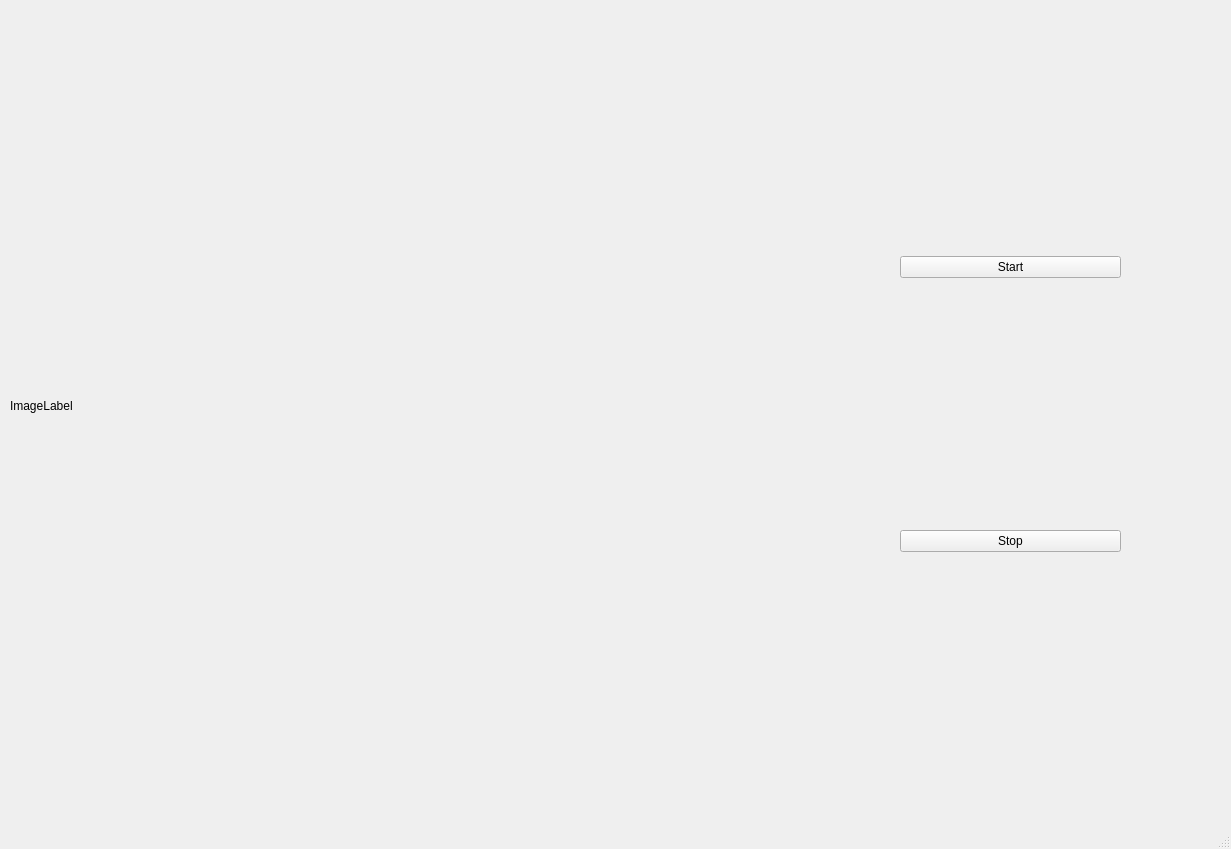
<?xml version="1.0" encoding="UTF-8"?>
<ui version="4.0">
 <class>MainWindow</class>
 <widget class="QMainWindow" name="MainWindow">
  <property name="geometry">
   <rect>
    <x>0</x>
    <y>0</y>
    <width>1231</width>
    <height>849</height>
   </rect>
  </property>
  <property name="windowTitle">
   <string>MainWindow</string>
  </property>
  <widget class="QWidget" name="centralwidget">
   <widget class="QWidget" name="horizontalLayoutWidget">
    <property name="geometry">
     <rect>
      <x>10</x>
      <y>10</y>
      <width>881</width>
      <height>791</height>
     </rect>
    </property>
    <layout class="QHBoxLayout" name="horizontalLayout">
     <item>
      <widget class="QLabel" name="ImageLabel">
       <property name="text">
        <string>ImageLabel</string>
       </property>
      </widget>
     </item>
    </layout>
   </widget>
   <widget class="QWidget" name="verticalLayoutWidget">
    <property name="geometry">
     <rect>
      <x>900</x>
      <y>10</y>
      <width>221</width>
      <height>789</height>
     </rect>
    </property>
    <layout class="QVBoxLayout" name="verticalLayout">
     <item>
      <widget class="QPushButton" name="btnStart">
       <property name="text">
        <string>Start</string>
       </property>
      </widget>
     </item>
     <item>
      <widget class="QPushButton" name="btnStop">
       <property name="text">
        <string>Stop</string>
       </property>
      </widget>
     </item>
    </layout>
   </widget>
  </widget>
  <widget class="QMenuBar" name="menubar">
   <property name="geometry">
    <rect>
     <x>0</x>
     <y>0</y>
     <width>1231</width>
     <height>21</height>
    </rect>
   </property>
  </widget>
  <widget class="QStatusBar" name="statusbar"/>
 </widget>
 <resources/>
 <connections/>
</ui>
